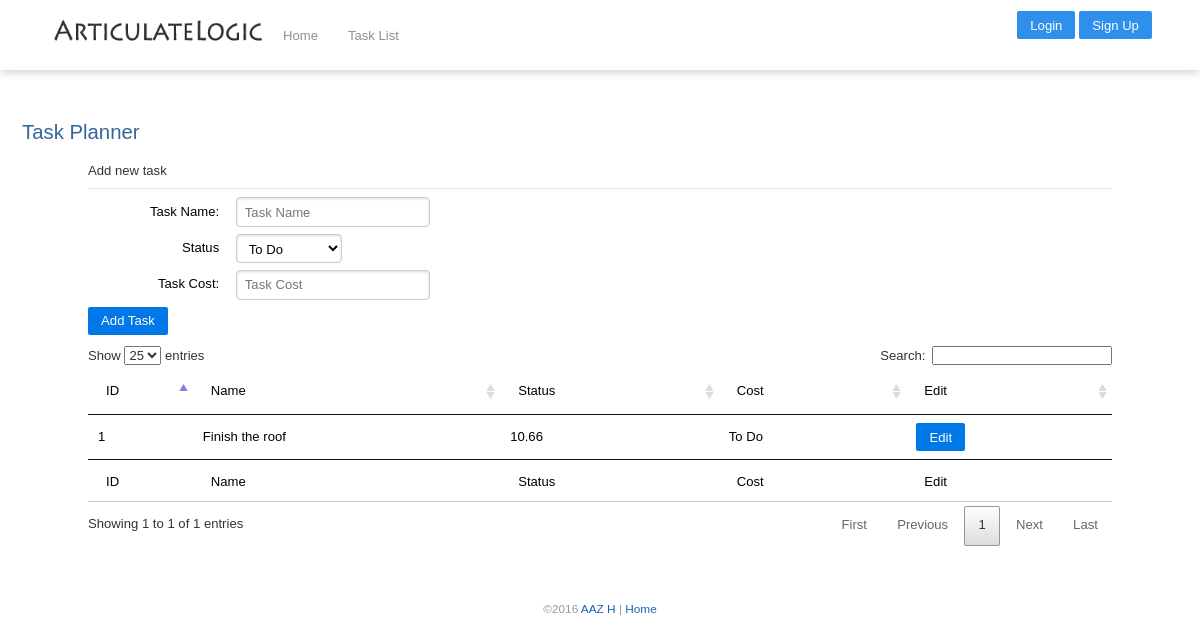
/, run on an earlier commit of the app's database.
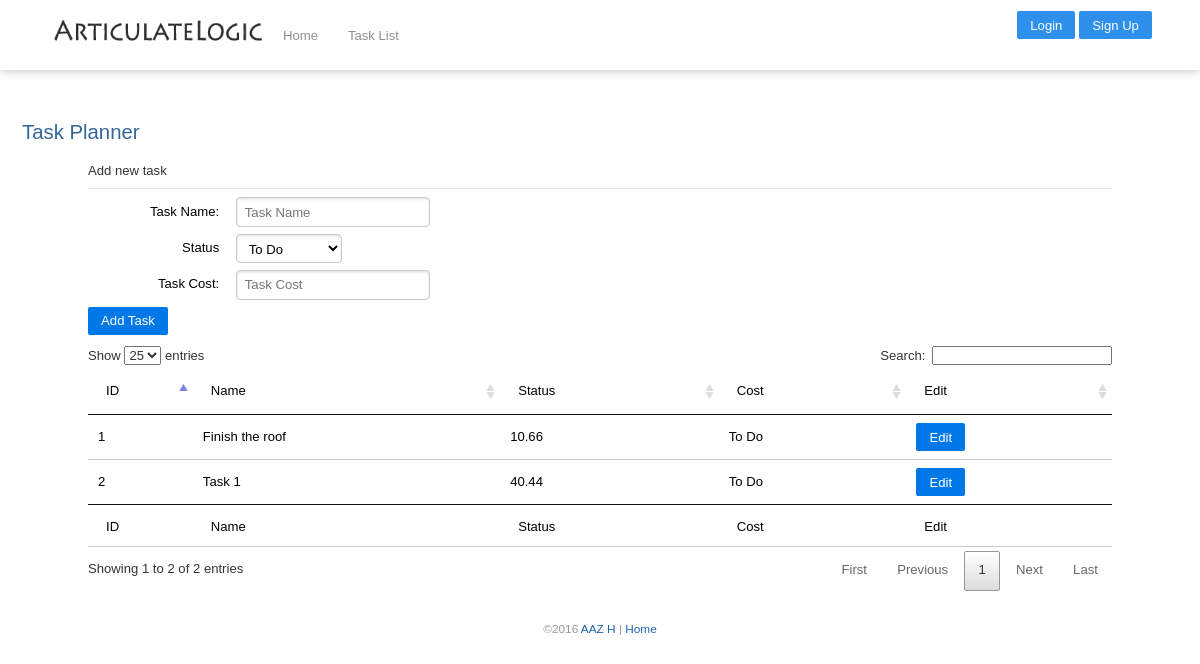
And on a later commit of the database.
### planner/models.py (models this page shows, shortened)
class Task(models.Model):
    id = models.AutoField(primary_key=True)
    name = models.CharField(max_length=70, blank=False)
    status = models.CharField(max_length=50, default='To Do', blank=False)
    cost = models.DecimalField(max_digits=6, decimal_places=2, blank=False)
    enabled = models.BooleanField(default=True)
    class Meta:
        pass

### planner/views.py (the view, shortened to what this page needs)
# urls.py: url(r'^$', views.viewHome, name='home'),
def viewHome(request):
    context = RequestContext(request)
    context.update({ 'msg_body' : "Task Planner", })
    ptasks = Task.objects.all()
    context.update({ 'ptasks' : ptasks, 'taskid' : False })
    return render_to_response("home.html", context_instance=context)

### templates/home.html (shortened to what this page needs)
{% extends "base.html" %}
{% load static %}{% load i18n %}
{% block scripttags %}
<link href="{% static 'css/jquery.dataTables.css' %}" rel="stylesheet" type="text/css" media="screen" />
{% endblock %}
{% block content %}
<div class="homemsg">
    {% if msg_body %}
    <h4>{{msg_body}}</h4>
    {% endif %}
</div>
<div style="width: 1024px; margin: 0 auto;">
    <div class="pure-form pure-form-aligned">
        <form id="taskform" class="task_form" method="post" action="/home">
            <fieldset>
                <legend>Add new task</legend>
                <div class="pure-control-group">
                    <label for="taskname">Task Name: </label>
                    <input id="taskname" type="text" name="taskname" placeholder="Task Name" value="{{ etask.name }}">
                </div>
                <div class="pure-control-group">
                    <label for="taskstatus">Status</label>
                    <select id="taskstatus" name="taskstatus">
                        <option>To Do</option>
                    </select>
                </div>
                <div class="pure-control-group">
                    <label for="taskcost">Task Cost: </label>
                    <input id="taskcost" type="text" name="taskcost" placeholder="Task Cost" value="{{ etask.cost }}">
                </div>
                <button type="submit" class="pure-button pure-button-primary">Add Task</button>
            </fieldset>
        </form>
    </div>
    {% if ptasks %}
    <table class="pure-table-horizontal" id="sortedtable" style="width: 100%">
        <thead>
        <tr>
            <td>ID</td>
            <td>Name</td>
            <td>Status</td>
            <td>Cost</td>
            <td>Edit</td>
        </tr>
        </thead>
        <tfoot>
        <tr>
            <td>ID</td>
            <td>Name</td>
            <td>Status</td>
            <td>Cost</td>
            <td>Edit</td>
        </tr>
        </tfoot>
        <tbody>
        {% for p in ptasks %}
        <tr>
            <td style="width:85px;">{{ p.id }}</td>
            <td>{{ p.name }}</a></td>
            <td>{{ p.cost }}</a></td>
            <td>{{ p.status }}</a></td>
            <td><a class="pure-button pure-button-primary" href="/edit/{{ p.id }}">Edit</a></td>
        </tr>
        {% endfor %}
    </table>
    {% endif %}
</div>
{% endblock %}

What changed in the data, as far as the page shows it:
added Task: id "2", name "Task 1", cost "40.44", status "To Do"
Also different on the page:
text written by a page script: "Show entries Search: Showing 1 to 1 of 1 entries First Previous 1 Next Last" → "Show entries Search: Showing 1 to 2 of 2 entries First Previous 1 Next Last"
